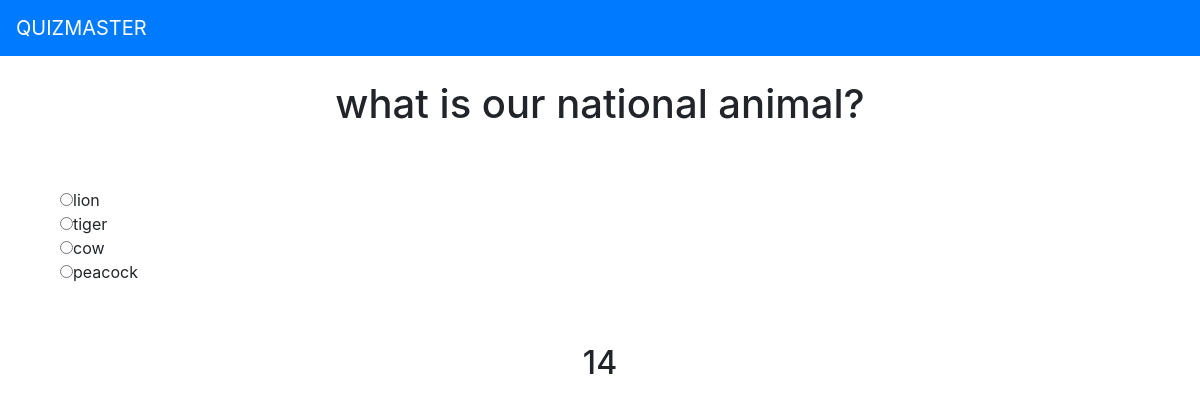
The app's page /, older data.
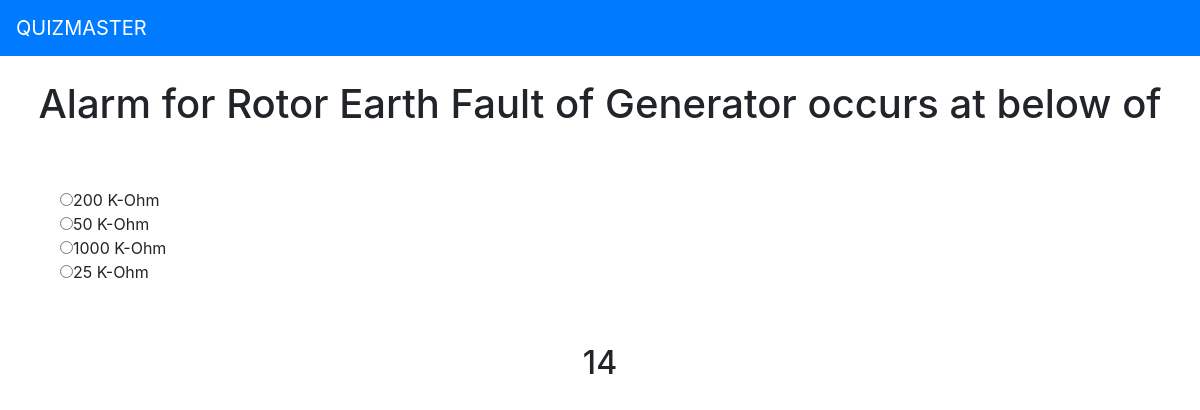
The same page, newer data.
### qnpanel/models.py (models this page shows, shortened)
class quiz(models.Model):
    id=models.AutoField
    question=models.TextField(default="")
    option_1=models.CharField(max_length=300,default="")
    option_2=models.CharField(max_length=300,default="")
    option_3=models.CharField(max_length=300,default="")
    option_4=models.CharField(max_length=300,default="")
    answer=models.CharField(max_length=300,default="")

### qnpanel/views.py (the view)
# urls.py: path('', views.home,name='home'),
def home(request):
    qn=quiz.objects.all()
    n=len(qn)
    return render(request,'home.html',{'qn':qn,'numquiz': n})

### templates/home.html (shortened to what this page needs)
<!doctype html>
<html lang="en">
  <head>
    <link rel="stylesheet" href="https://stackpath.bootstrapcdn.com/bootstrap/4.5.0/css/bootstrap.min.css">
  </head>
  <body>
    <nav class="navbar navbar-expand-lg navbar-dark bg-primary">
        <a class="navbar-brand">QUIZMASTER</a>
    </nav>
    <div class="slide" style="margin-top: 2%;">
      <form action="" method="post">
    {%for i in qn%}
    <div class="quiz_{{i.id}}" id="quiz_{{i.id}}">
      <div class="q" id="q_{{i.id}}"  style="text-align: center;">
        <h1 id="Q_{{i.id}}">{{i.question}}</h1>
      </div>
      <div class="options_{{i.id}}" style="margin: 5%;">
          <input type="radio" name="opt_{{i.id}}" id="A_{{i.id}}" value="{{i.option_1}}">{{i.option_1}}<br>
          <input type="radio" name="opt_{{i.id}}" id="B_{{i.id}}" value="{{i.option_2}}">{{i.option_2}}<br>
          <input type="radio" name="opt_{{i.id}}" id="C_{{i.id}}" value="{{i.option_3}}">{{i.option_3}}<br>
          <input type="radio" name="opt_{{i.id}}" id="D_{{i.id}}" value="{{i.option_4}}">{{i.option_4}}<br>
      </div>
    </div>
    {%endfor%}
        <div>
          <h2 class="timer" id="timer"style="text-align: center;"></h2>
        </div>
      </form>
    </div>
  </body>
</html>

Row changes from the older to the newer data that the page shows:
removed quiz: question "what is our national animal?", option_1 "lion", option_2 "tiger", option_3 "cow", option_4 "peacock"
added quiz: question "Alarm for Rotor Earth Fault of Generator occurs at below of", option_1 "200 K-Ohm", option_2 "50 K-Ohm", option_3 "1000 K-Ohm", option_4 "25 K-Ohm"
